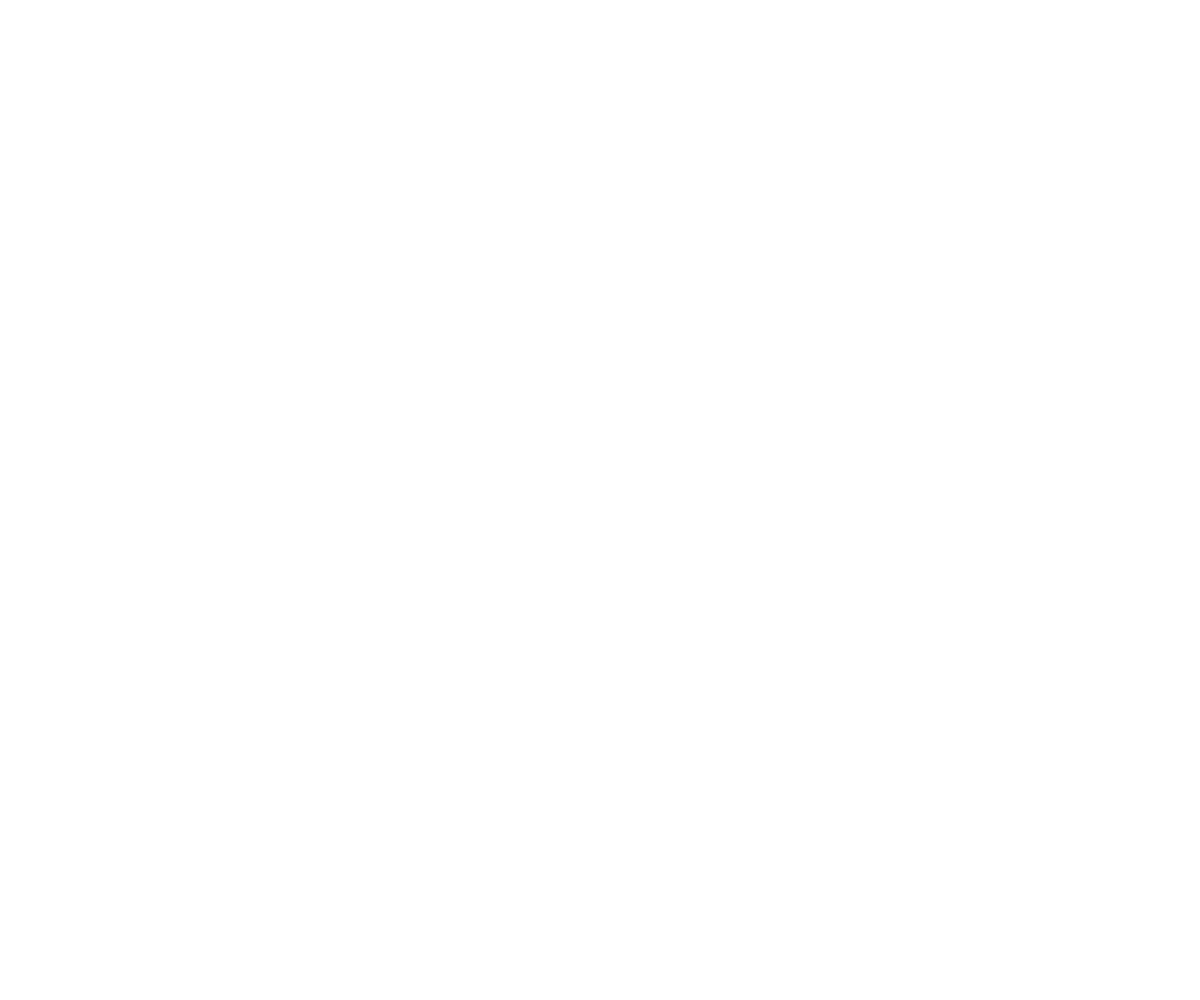
Frame 1 (no input)
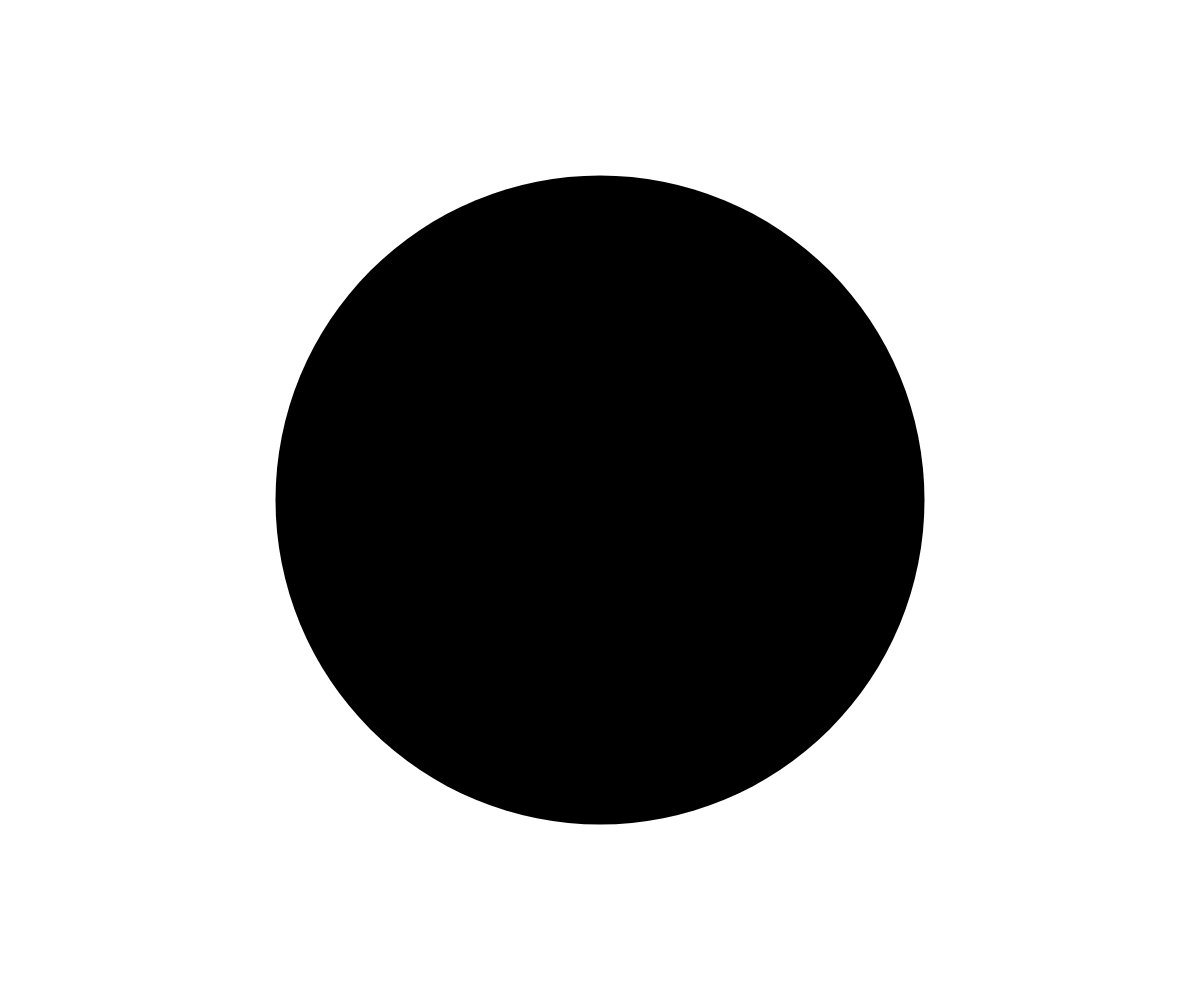
Frame 60 (no input)
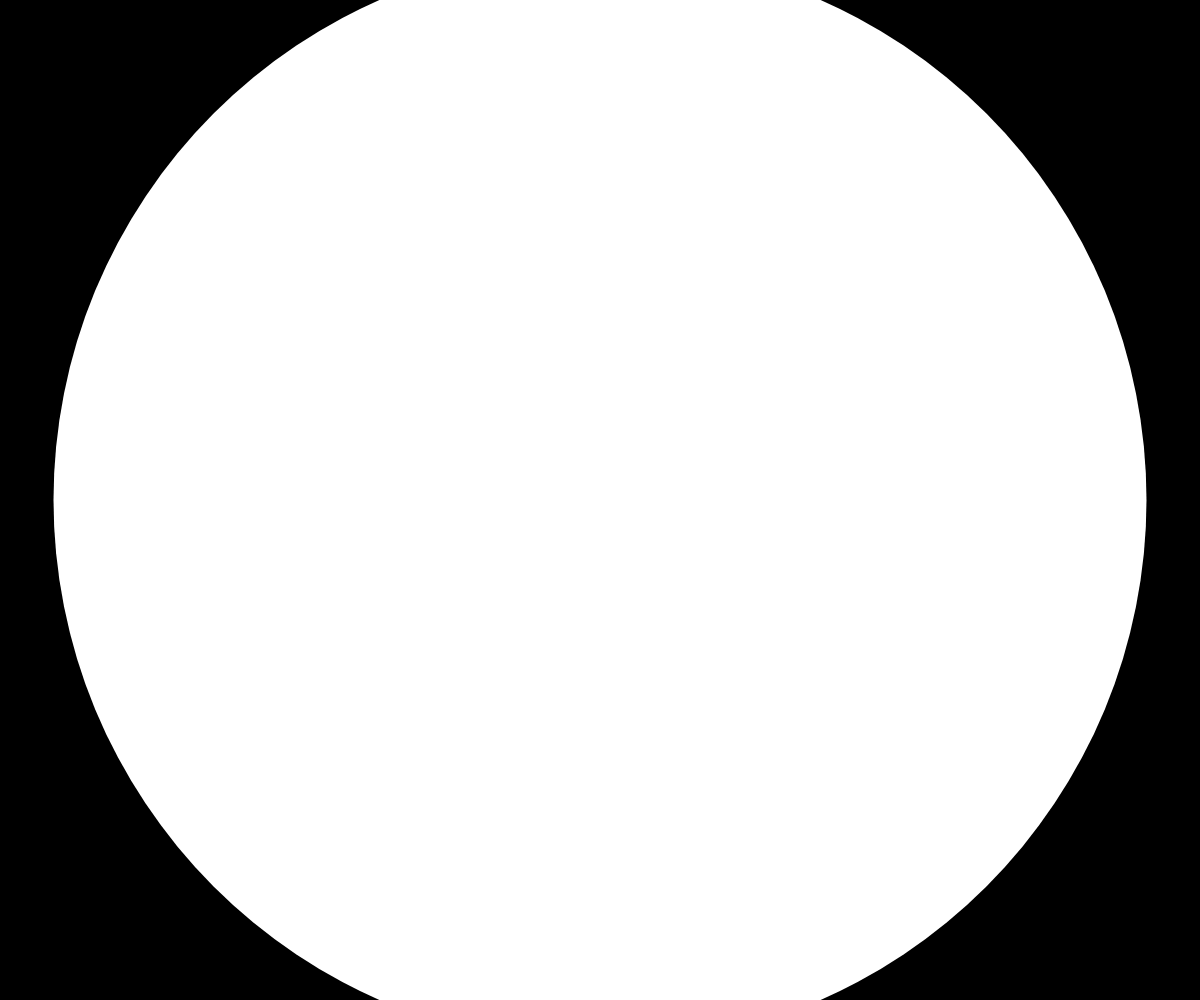
Frame 120 (the mouse pressed at the canvas centre since frame 60)

The p5.js sketch that drew these frames (run headless with seeded random() and noise() and a simulated clock; from frame 60 on, the mouse is pressed at the canvas centre):

// p5.js sketch
// ── sketch.js
var direction = 1;
var x = 0
var bgColor = 'white'
var fillColor = 'black'
var speed = 10;

function setup() {
    createCanvas(windowWidth, windowHeight)
}

function draw() {

    noStroke()
    background(bgColor)
        // text("Speed = " + speed, 10, 10)
    fill(fillColor)
        // fill(0,abs(x-256) , abs(x-256))
    ellipse(windowWidth / 2, windowHeight / 2, x, x)

    for (i = 0; i <= speed; i++) {
        x = x + 1 * direction
        if (x > windowWidth || x < 0) {
            direction = direction * -1
        }
        if (direction != 1) { // if getting smaller...
            bgColor = 'black' // black background
            fillColor = 'white' // white ellipse
        } else {
            bgColor = 'white' // white background
            fillColor = 'black' // black ellipse
        }
    }
}
